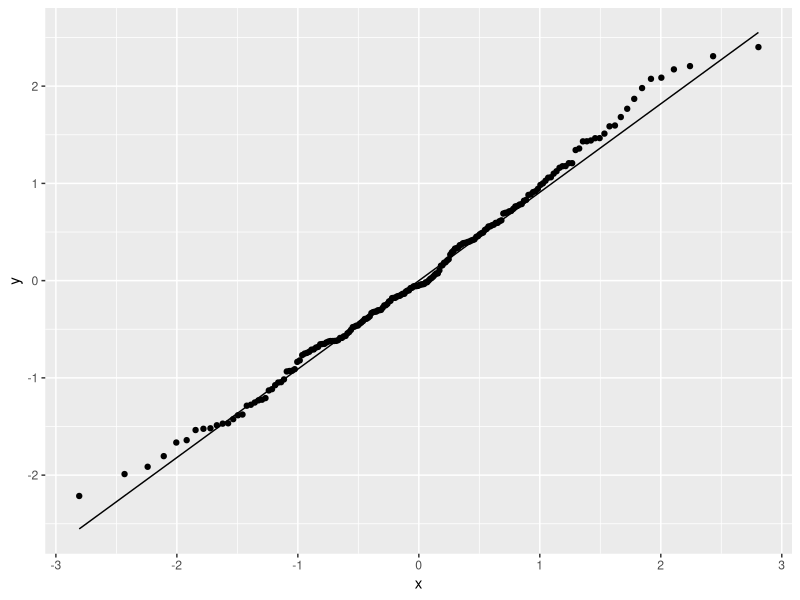
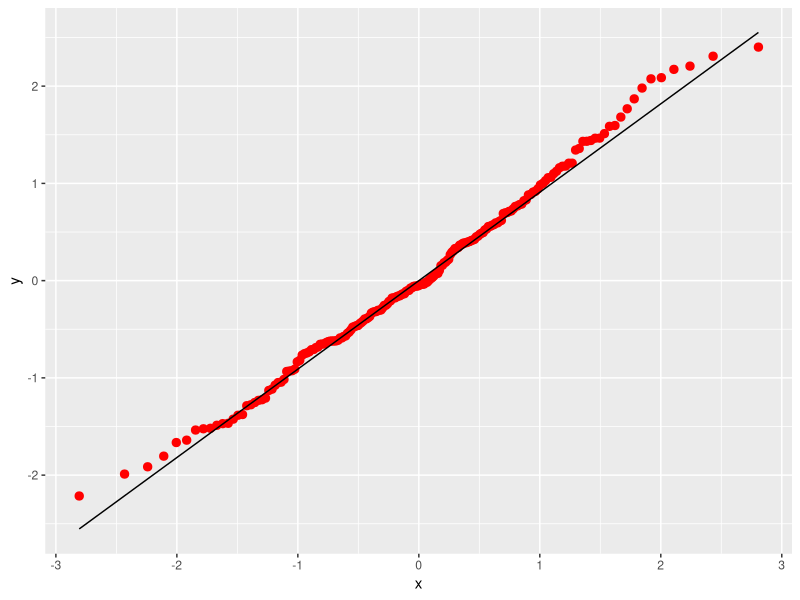
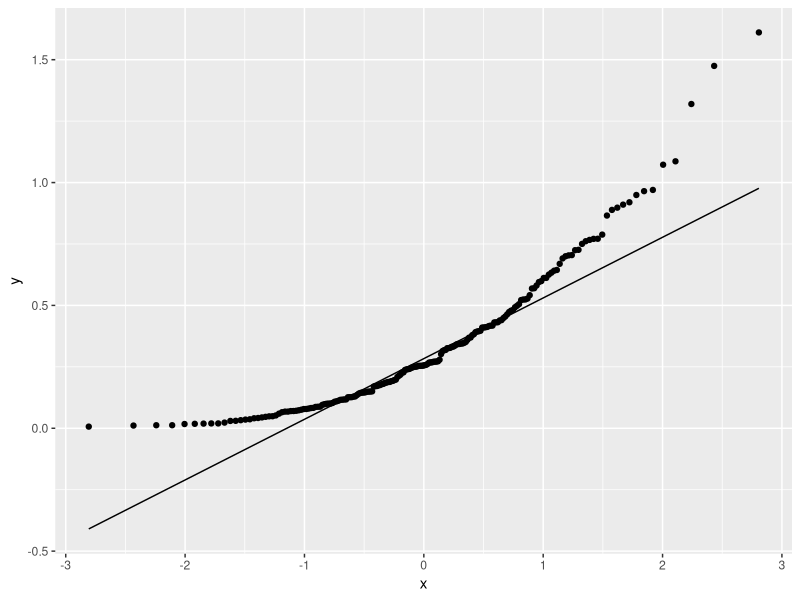

The R script that drew these images, in order:
# Example 1: Q-Q Plot for Normal Data
library("ggplot2")

# make this example reproducible 
set.seed(1)

# create some fake data that follows a normal distribution 
df <- data.frame(y=rnorm(200))

# create Q-Q plot
ggplot(df, aes(sample=y)) +
  stat_qq() +
  stat_qq_line()

library("ggplot2")

# make this example reproducible
set.seed(1)

# create some fake data that follows a normal distribution
df <- data.frame(y=rnorm(200))

# create  Q-Q plot
ggplot(df, aes(sample=y)) +
  stat_qq(size=2.5, color="red") +
  stat_qq_line()

# Example 2: Q-Q Plot for Non-Normal Data
# make this example reproducible 
set.seed(1)

# create some fake that follows an exponential distribution 
df <- data.frame(y=rexp(200, rate=3))

# create Q-Q plot
ggplot(df, aes(sample=y)) +
  stat_qq() + 
  stat_qq_line()






















